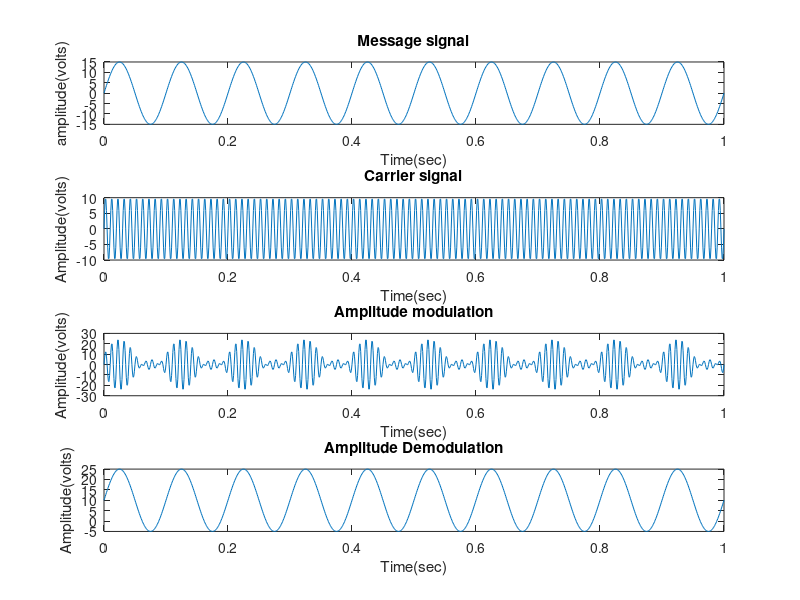

The MATLAB source for this figure:
clear;clc;
t=0:0.001:1;
vm=15;
vc=10;
fm=10;
fc=100;
m=vm*sin(2*pi*fm*t);
c=vc*sin(2*pi*fc*t);
amp=vc+vm*sin(2*pi*fm*t);
s=amp.*sin(2*pi*fc*t);
s1=amp.*cos(2*pi*(fc*fm)*t);
subplot(4,1,1);
plot(t,m);
xlabel('Time(sec)');
ylabel('amplitude(volts)');
title('Message signal');
subplot(4,1,2);
plot(t,c);
xlabel('Time(sec)');
ylabel('Amplitude(volts)');
title('Carrier signal');
subplot(4,1,3);
plot(t,s);
xlabel('Time(sec)');
ylabel('Amplitude(volts)');
title('Amplitude modulation');
subplot(4,1,4);
plot(t,s1);
xlabel('Time(sec)');
ylabel('Amplitude(volts)');
title('Amplitude Demodulation');
